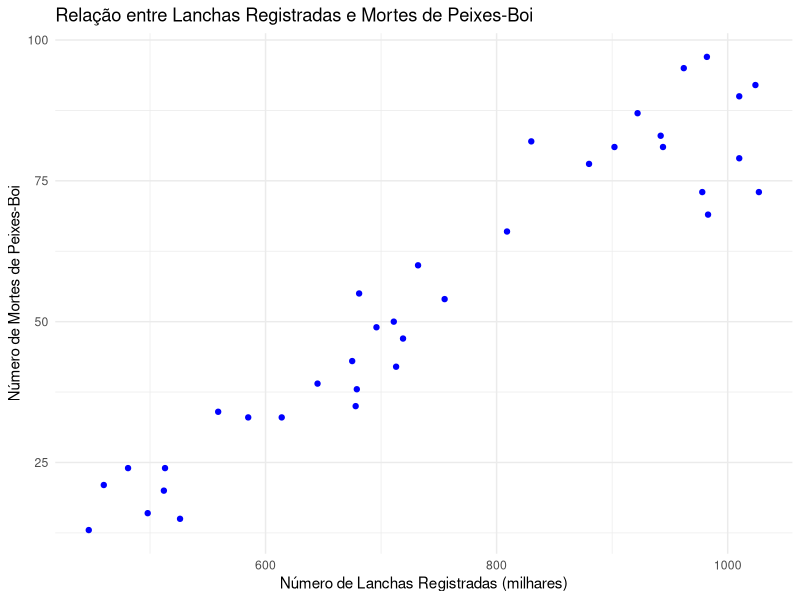
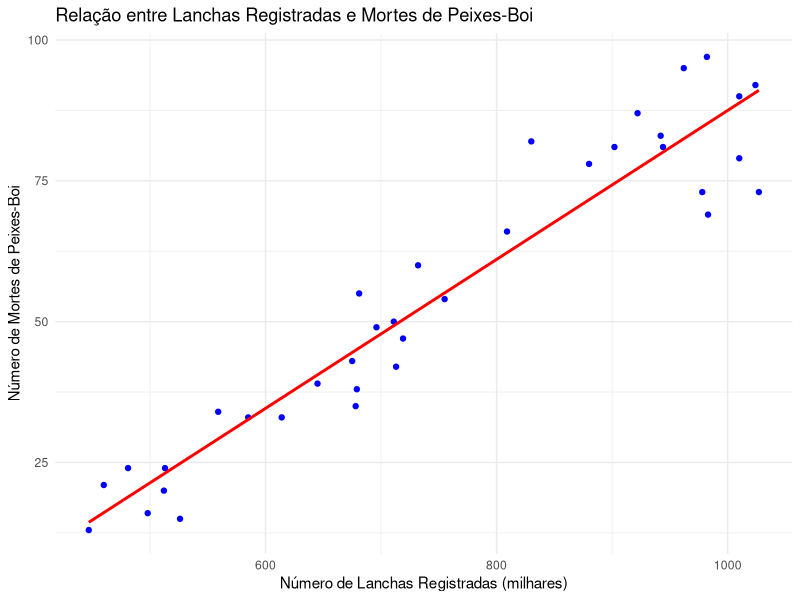
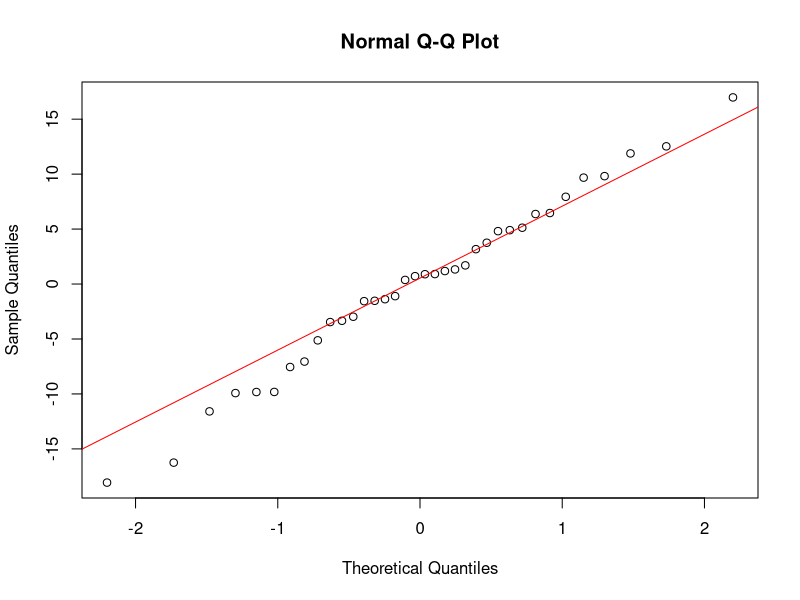
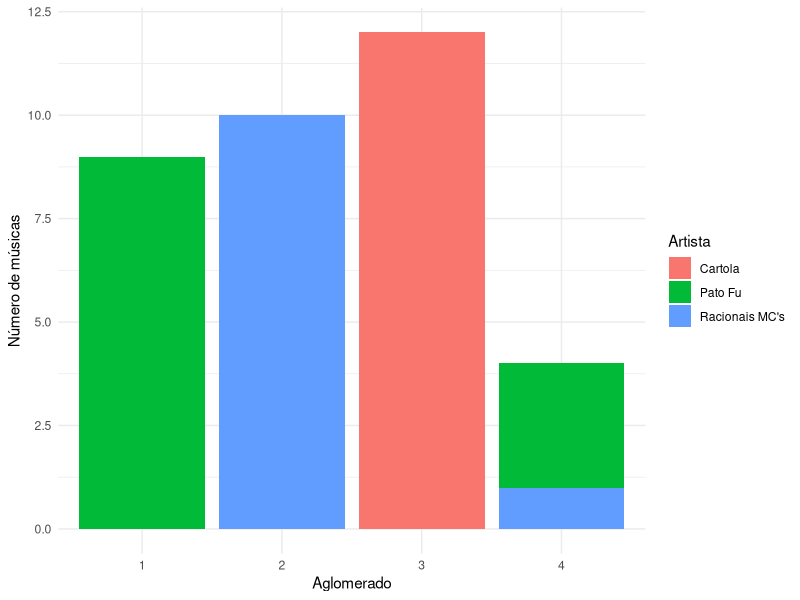

Source code (R) for these figures, in order:
# INTEGRANTES:
# SERGIO HENRIQUE RIBEIRO MATOS: 12211BCC038
# MARCEL FERNANDO LOBO DE FÉO: 12211BCC042



# QUESTÃO 1
#     ****       (A)       ****


library(ggplot2)

dados <- read.table("peixe_boi.txt", header = TRUE, sep = ";")

# Criar o gráfico de dispersão com ggplot2
ggplot(dados, aes(x = barcos, y = mortes)) +
  geom_point(color = "blue") +
  labs(
    title = "Relação entre Lanchas Registradas e Mortes de Peixes-Boi",
    x = "Número de Lanchas Registradas (milhares)",
    y = "Número de Mortes de Peixes-Boi"
  ) +
  theme_minimal()


# EXPLICAÇÃO DO GRÁFICO
# Neste gráfico de dispersão, vemos a relação entre o número de lanchas registradas e o número de mortes de peixes-boi. Como o gráfico indica uma tendência ascendente, isso sugere uma correlação positiva entre as variáveis, ou seja, que um aumento no número de lanchas pode estar relacionado a um aumento nas mortes de peixes-boi devido a colisões.




#     ****       (B)       ****




correlacao <- cor(dados$barcos, dados$mortes)
correlacao


# O resultado indica uma forte correlação positiva entre lanchas registradas e mortes de peixe-bois






#     ****       (C)       ****




# Ajustar o modelo de regressão linear
modelo <- lm(mortes ~ barcos, data = dados)

coef(modelo)
# Visualizar o resumo do modelo para análise dos testes de hipóteses
summary(modelo)



# EQUAÇÃO PEDIDA:

# EQUACAO_MORTES = -44.721 + 0.1322 * qtd_barcos



# acrescentando a reta de regressão no gráfico obtido da questão A
ggplot(dados, aes(x = barcos, y = mortes)) +
  geom_point(color = "blue") +
  geom_smooth(method = "lm", se = FALSE, color = "red") +
  labs(
    title = "Relação entre Lanchas Registradas e Mortes de Peixes-Boi",
    x = "Número de Lanchas Registradas (milhares)",
    y = "Número de Mortes de Peixes-Boi"
  ) +
  theme_minimal()




#     ****       (D)       ****




residuos <- residuals(modelo)

# Realizar o teste de Shapiro-Wilk
shapiro_test <- shapiro.test(residuos)
shapiro_test



# função conferida no google.com para visualizar a normalidade dos resíduos
qqnorm(residuos)
qqline(residuos, col = "red")



# Com o resultado do teste de Shapiro-Wilk:

# Estatística W: 0.98727
# Valor-p: 0.9458

# ******   Interpretação   ********

# valor-p de 0.9458 é significativamente maior que o nível de significância comum de 0,05, indicando que não há evidências suficientes para rejeitar a hipótese nula de que os resíduos seguem uma distribuição Normal.

# Podemos concluir que os resíduos do modelo de regressão podem ser considerados normalmente distribuídos. Esse resultado sugere que os pressupostos de normalidade dos resíduos estão sendo atendidos, o que é favorável para a validade das inferências feitas a partir do modelo.






#     ****       (E)       ****




# Cálculo da previsão
barcos <- 800000 / 1000
mortes_previstas <- -44.72 + 0.132 * barcos
mortes_previstas


# Portanto, a previsão é de aproximadamente 61 mortes de peixes-boi com o limite de 800.000 lanchas.

# Podemos confiar na previsão porque:
  
# Normalidade dos Resíduos: O teste de Shapiro-Wilk confirmou que os resíduos são normalmente distribuídos, validando o modelo.
# Relação Significativa: A correlação entre lanchas e mortes de peixes-boi é forte e positiva.
# Valor Próximo aos Dados: O limite de 800.000 lanchas está dentro do intervalo dos dados analisados, tornando a previsão confiável.

# Esses pontos indicam que o modelo é adequado para essa previsão.






#     ****       (F)       ****





# razões para uma menor confiança na previsão

# 1 -> Extrapolação para Fora do Intervalo: O modelo foi ajustado com base em dados para o número de lanchas entre 447 mil e 978 mil. Prever para 200 mil lanchas é uma extrapolação, o que significa que estamos fazendo uma previsão para uma região onde o modelo não foi validado, aumentando a incerteza.


# 2 -> Mudanças no Comportamento: É possível que a relação entre o número de lanchas e as mortes de peixes-boi mude em valores muito baixos de lanchas (como 200 mil). A relação observada pode não ser linear ou pode não se manter a mesma fora do intervalo dos dados.

# Conclusão: Por esses motivos, a confiança na previsão diminui quando fazemos previsões para valores fora do intervalo dos dados observados.









#    QUESTÃO (2)

musicas <- read.table("musicas.txt", header=TRUE, sep = ";")
str(musicas)
summary(musicas)
set.seed(123)

musicas_padronizado <- scale(musicas[,c(-7,-8)])

modelo_kmeans <- kmeans(musicas_padronizado, centers = 4, nstart = 10)

aglomerados <- modelo_kmeans$cluster
musicas$aglomerado <- aglomerados

ggplot(musicas, aes(x = factor(aglomerado), fill = artista)) +
  geom_bar() +
  theme_minimal() +
  labs(x = "Aglomerado", y = "Número de músicas", fill = "Artista")

# Análise

# O gráfico de barras mostra a distribuição das músicas de cada artista dentro de cada um dos aglomerados criados pelo modelo kmeans.
# Com esse gráfico podemos entender:
# No aglomerado 1 o artista que tem mais músicas é Pato Fu, no aglomerado 2 Racionais MC´s tem mais musicas, no aglomerado 3 Cartola tem mais músicas e no aglomerado 4 quem tem mais músicas é o Pato Fu.
# Também podemos analisar que se um artista aparece muito em algum aglomerado específico, podemos concluir que as músicas daquele artista têm características em comum.
